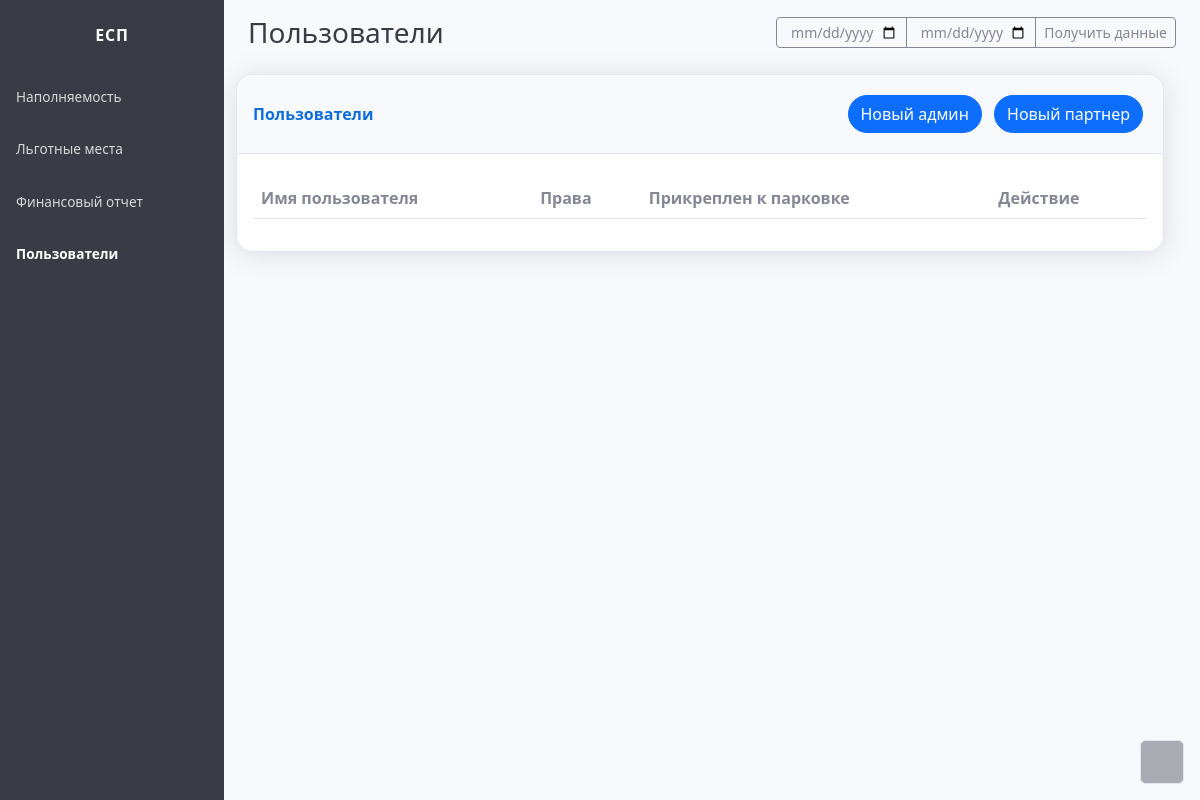
Before: /dash_users with the older database file.
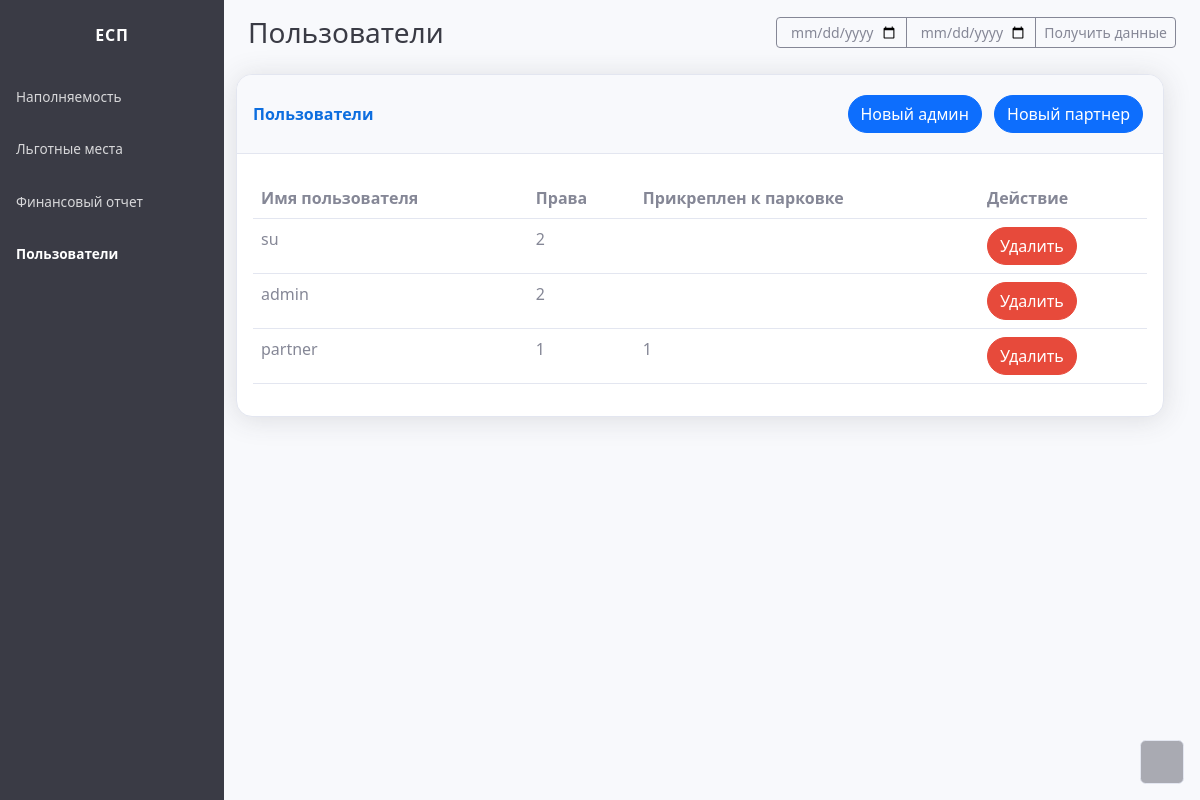
After: the same page with the newer database file.
### parkingapp/models.py (models this page shows, shortened)
class User(AbstractUser):
    card_num = models.PositiveBigIntegerField(default=0)
    card_period = models.PositiveIntegerField(default=0)
    card_cvv = models.PositiveIntegerField(default=0)
    rights = models.IntegerField(default=0)
    username = models.CharField(max_length=20, unique=True)
    password1 = models.CharField(max_length=200, default=" ")
    password2 = models.CharField(max_length=200, default=" ")
    park_id = models.IntegerField(default=0)

### parkingapp/views.py (the view)
# urls.py: path('dash_users', views.dash_users, name='dash_users'),
def dash_users(request):
    if request.method == 'POST':
        value = request.POST.get('delete')
        user = User.objects.get(pk=value)
        user.delete()
    admins = User.objects.filter(rights=2)
    couponers = User.objects.filter(rights=1)
    wise = []
    for el in admins:
        wise.append(el)
    for el in couponers:
        wise.append(el)
    return render(request, 'dash_users.html', {'users': wise})

### parkingapp/templates/dash_users.html (shortened to what this page needs)
<!DOCTYPE html>
<html lang="en">
{% load static %}
<head>
    <link rel="stylesheet" href="{% static 'assets/bootstrap/css/bootstrap.min.css' %}">
</head>
<body id="page-top">
    <div id="wrapper">
        <nav class="navbar navbar-dark align-items-start sidebar sidebar-dark accordion bg-dark p-0">
            <div class="container-fluid d-flex flex-column p-0">
                <a class="d-flex justify-content-center align-items-center sidebar-brand m-0" href="#">
                    <div class="fw-bold mx-3"><span>есп</span></div>
                </a>
                <ul class="navbar-nav text-light" id="accordionSidebar">
                    <li class="nav-item"><a class="nav-link" href="dash_full"><span>Наполняемость</span></a></li>
                    <li class="nav-item"><a class="nav-link" href="dash_coupon"><span>Льготные места</span></a></li>
                    <li class="nav-item"><a class="nav-link" href="dash_fin"><span>Финансовый отчет</span></a></li>
                    <li class="nav-item"><a class="nav-link active" href="dash_users"><span>Пользователи</span></a></li>
                </ul>
            </div>
        </nav>
        <div class="d-flex flex-column" id="content-wrapper">
            <div id="content">
                <div class="container-fluid mt-3">
                    <div class="d-sm-flex justify-content-between align-items-center mb-4">
                        <h3 class="text-dark mb-0">Пользователи</h3>
                        <div class="input-group" style="max-width: 400px;">
                            <input type="date" class="form-control btn btn-sm btn-outline-secondary" value="{{ start }}" name="period_start">
                            <input type="date" class="form-control btn btn-sm btn-outline-secondary" value="{{ end }}" name="period_end">
                            <button type="submit" class="btn btn-sm btn-outline-secondary">Получить данные</button>
                        </div>
                    </div>
                    <div class="row">
                        <div class="row">
                            <div class="card shadow p-0">
                                <div class="d-sm-flex card-header py-3 justify-content-between align-items-center">
                                    <p class="text-primary m-0 fw-bold">Пользователи</p>
                                    <div>
                                        <button class="btn btn-primary rounded-pill mx-1 my-1" type="button">Новый админ</button>
                                        <button class="btn btn-primary rounded-pill mx-1 my-1 text-nowrap" type="button">Новый партнер</button>
                                    </div>
                                </div>
                                <div class="card-body">
                                    <div class="row">
                                    <div class="table-responsive table mt-2" id="dataTable" role="grid" aria-describedby="dataTable_info">
                                        <table class="table my-0" id="dataTable">
                                            <thead>
                                                <tr>
                                                    <th>Имя пользователя</th>
                                                    <th>Права</th>
                                                    <th>Прикреплен к парковке</th>
                                                    <th>Действие</th>
                                                </tr>
                                            </thead>
                                            <tbody>
                                                {% for el in users %}
                                                <tr>
                                                    <td>{{ el.username }}</td>
                                                    <td>{{ el.rights }}</td>
                                                    {% if el.rights == 1 %}
                                                    <td>{{ el.park_id }}</td>
                                                    {% else %}
                                                    <td></td>
                                                    {% endif %}
                                                    <form method="post">
                                                    <td><button class="btn btn-danger rounded-pill" value="{{el.pk}}" type="submit" name="delete">Удалить</button></td>
                                                    </form>
                                                </tr>
                                                {% endfor %}
                                        </table>
                                    </div>
                                </div>
                            </div>
                        </div>
                    </div>
                    </div>
                </div>
            </div>
        </div><a class="border rounded d-inline scroll-to-top" href="#page-top"></a>
    </div>
</body>
</html>

Changed rows visible on the page:
added User: username "su", rights "2", {{ el.pk }} 4 (drawn)
added User: username "admin", rights "2", {{ el.pk }} 5 (drawn)
added User: username "partner", rights "1", park_id "1", {{ el.pk }} 6 (drawn)
